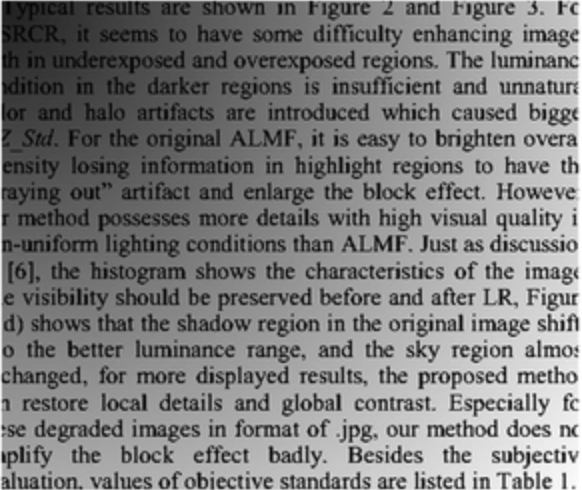
#> input picture Tekst_1.png, 582 x 490 px, found by its file name
$ python domaci.py   (older library calls are emulated)
#> lines starting #> are read from the running program, lines starting #| are printed output that depends on the picture
import cv2
import numpy as np

from skimage import io
import matplotlib.pyplot as plt


#funkcija za srednju osvetljenost
def brightness(img):
    mean_brightness=cv2.mean(img)[0]
    return mean_brightness

def estimate_background_illumination(img, kernel_size):
    kernel=np.ones((kernel_size,kernel_size), np.uint8)
    opening=cv2.morphologyEx(img, cv2.MORPH_OPEN, kernel)
    closing=cv2.morphologyEx(opening, cv2.MORPH_CLOSE, kernel)
    blur=cv2.medianBlur(closing, 21)
    diff=255-cv2.absdiff(img, blur)
    norm_diff=cv2.normalize(diff, None, alpha=0, beta=255, norm_type=cv2.NORM_MINMAX, dtype=cv2.CV_8UC1)
    return norm_diff

def image_sharpening(img):
    kernel=np.array([[-1,-1,-1], [-1,9,-1], [-1,-1,-1]])
    new_img=cv2.filter2D(img, -1, kernel)
    return new_img

def image_binarization(img, tresh):
    for i, row in enumerate(img):
        for j, pixel in enumerate(row):
            if(img[i][j]>225):
                img[i][j]=0
            else:
                img[i][j]=255
    return img


img=cv2.imread("C:\slike\Tekst_1.png")
#> img is the input picture: shape (490, 582, 3); min 3, max 255, mean 125.7
img_gray=cv2.cvtColor(img, cv2.COLOR_RGB2GRAY)
tresh=brightness(img_gray)
#> in brightness, `mean_brightness=cv2.mean(img)[0]`: mean_brightness = 125.7
#> tresh = 125.7


image_brightness=estimate_background_illumination(img,100)
#> in estimate_background_illumination, `opening=cv2.morphologyEx(img, cv2.MORPH_OPEN, kernel)`:
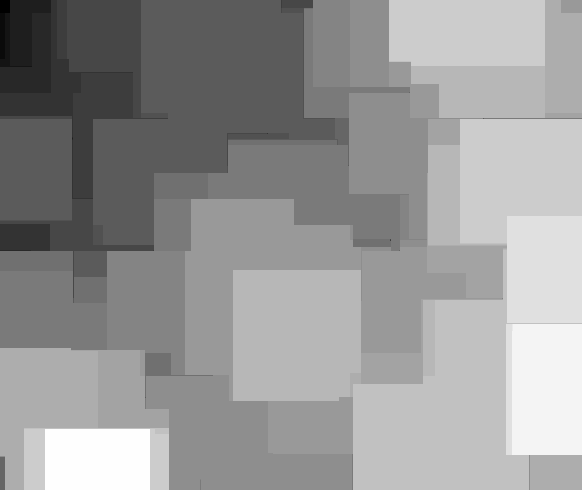
#> opening: shape (490, 582, 3); min 3, max 28, mean 17.8; drawn with min black and max white
#> in estimate_background_illumination, `closing=cv2.morphologyEx(opening, cv2.MORPH_CLOSE, kernel)`:
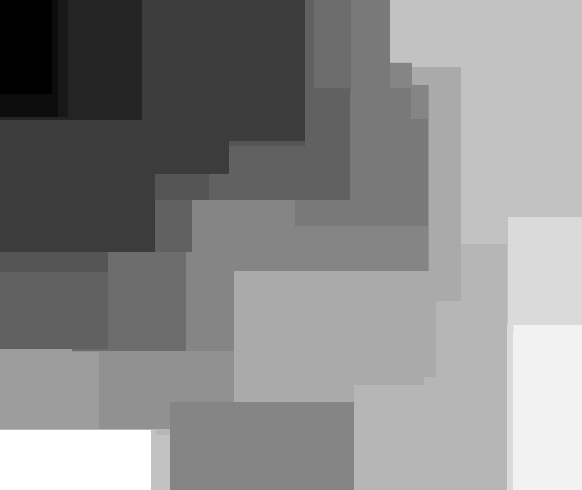
#> closing: shape (490, 582, 3); min 7, max 28, mean 18.4; drawn with min black and max white
#> in estimate_background_illumination, `diff=255-cv2.absdiff(img, blur)`:
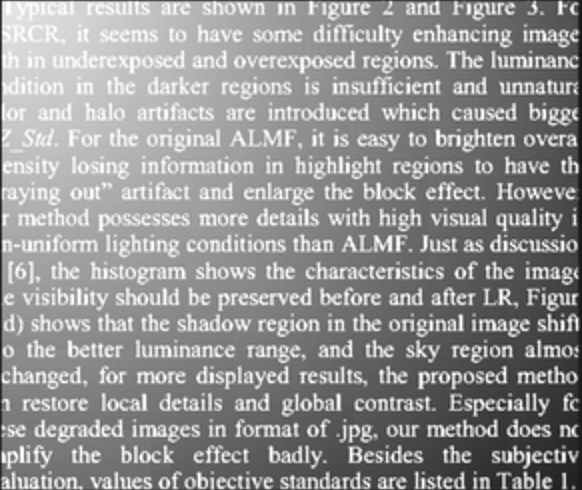
#> diff: shape (490, 582, 3); min 21, max 255, mean 147.7
#end_img=image_binarization(image_sharpening(estimate_background_illumination(img_gray)), tresh)
img_gray2=cv2.cvtColor(image_brightness, cv2.COLOR_RGB2GRAY)

new_img=img-image_brightness
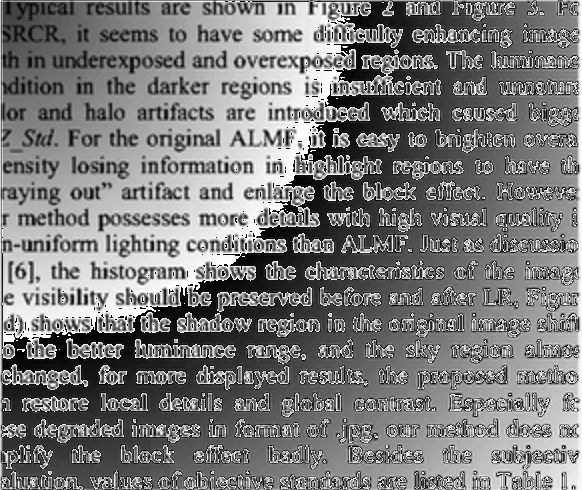
#> new_img: shape (490, 582, 3); min 0, max 255, mean 123

histr=cv2.calcHist(img,[0], None, [255],[0, 255])
#> histr = 255 values, max 51 at index 227, min 0 at index 0, mean 6.84
fig=plt.figure(figsize=(10,7))
fig.add_subplot(2,2,1)
plt.imshow(img, cmap='gray')
fig.add_subplot(2,2,2)
plt.imshow(new_img,cmap='gray')
fig.add_subplot(2,2,3)
plt.imshow(estimate_background_illumination(img,100))
# fig.add_subplot(2,2,4)
# plt.imshow(estimate_background_illumination(img, 200))

print(img)
#> (printed output is left out)
plt.show()

$ run again, with Tekst_2.png copied over Tekst_1.png
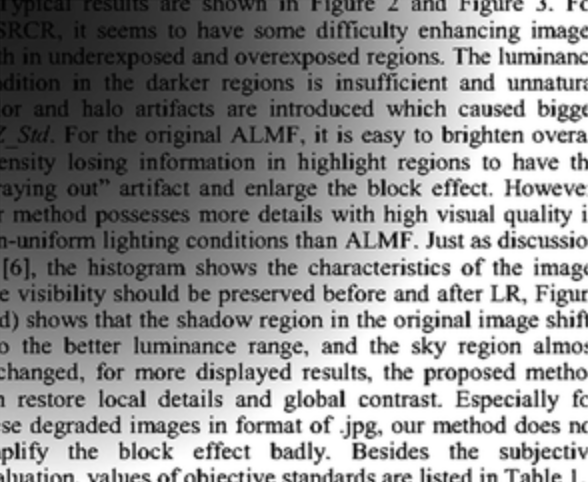
#> input picture Tekst_2.png, 588 x 482 px, found by its file name
#> img is the input picture: shape (482, 588, 3); min 2, max 255, mean 146
#> mean_brightness = 146
#> in estimate_background_illumination, `norm_diff=cv2.normalize(diff, None, alpha=0, beta=255, norm_type=cv2.N..`:
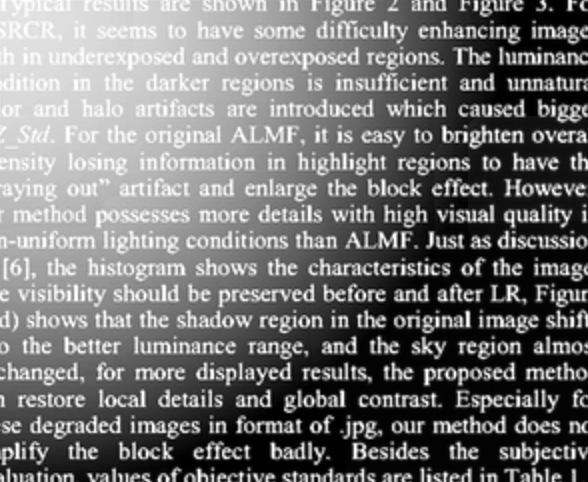
#> norm_diff: shape (482, 588, 3); min 0, max 255, mean 116.4
#> `new_img=img-image_brightness`:
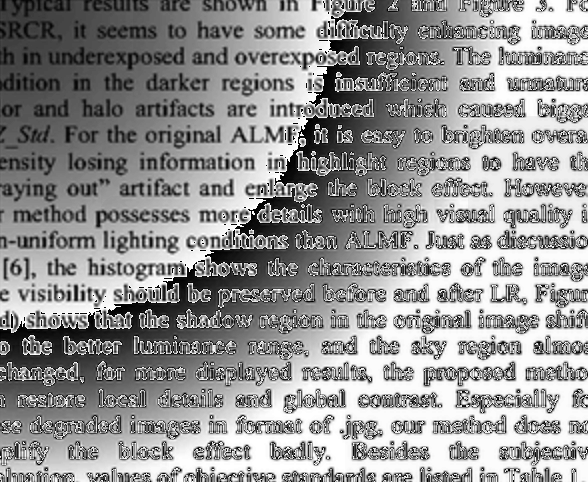
#> new_img: shape (482, 588, 3); min 0, max 255, mean 148
#> histr = 255 values, max 36 at index 32, min 0 at index 0, mean 6.69
#> (printed output is left out)

$ run again, with Tekst_3.png copied over Tekst_1.png
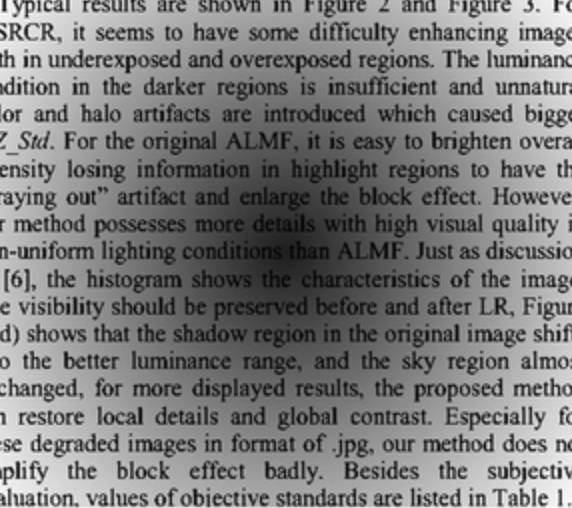
#> input picture Tekst_3.png, 572 x 508 px, found by its file name
#> img is the input picture: shape (508, 572, 3); min 5, max 253, mean 123.4
#> mean_brightness = 123.4
#> in estimate_background_illumination, `norm_diff=cv2.normalize(diff, None, alpha=0, beta=255, norm_type=cv2.N..`:
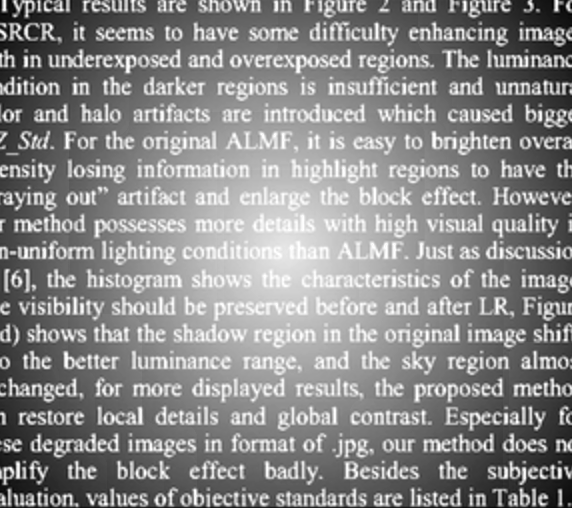
#> norm_diff: shape (508, 572, 3); min 0, max 255, mean 138.2
#> `new_img=img-image_brightness`:
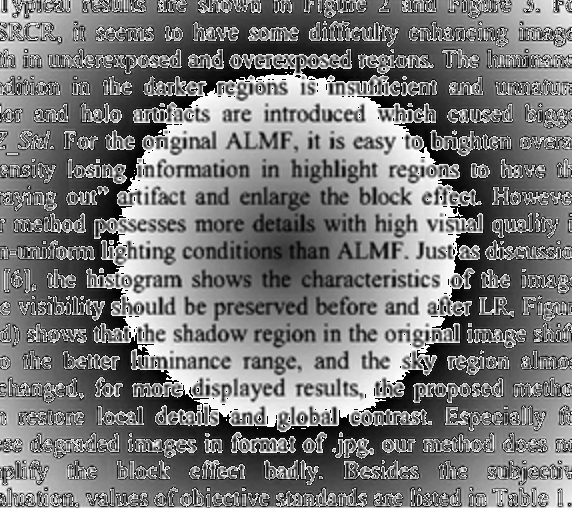
#> new_img: shape (508, 572, 3); min 0, max 255, mean 120.9
#> histr = 255 values, max 36 at index 179, min 0 at index 0, mean 6.73
#> (printed output is left out)

$ run again, with Tekst_4.png copied over Tekst_1.png
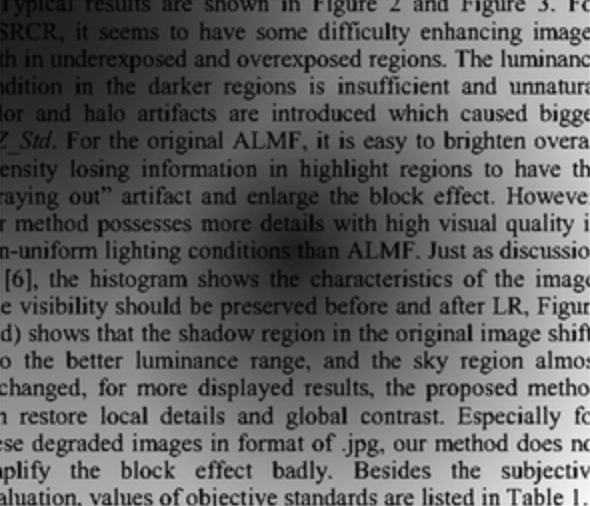
#> input picture Tekst_4.png, 590 x 506 px, found by its file name
#> img is the input picture: shape (506, 590, 3); min 2, max 254, mean 100.9
#> mean_brightness = 100.9
#> in estimate_background_illumination, `norm_diff=cv2.normalize(diff, None, alpha=0, beta=255, norm_type=cv2.N..`:
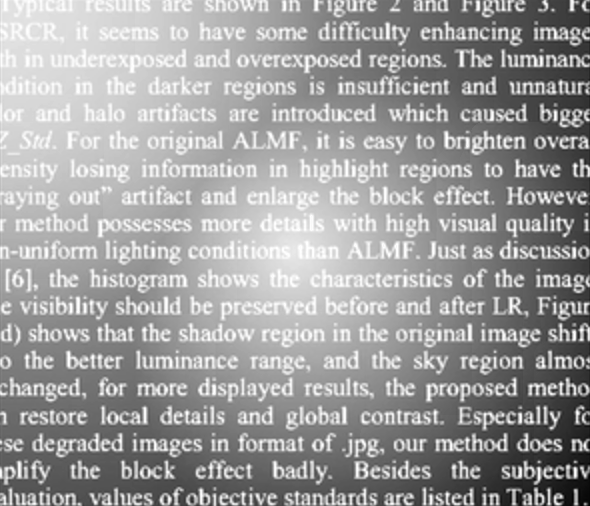
#> norm_diff: shape (506, 590, 3); min 0, max 255, mean 157.7
#> `new_img=img-image_brightness`:
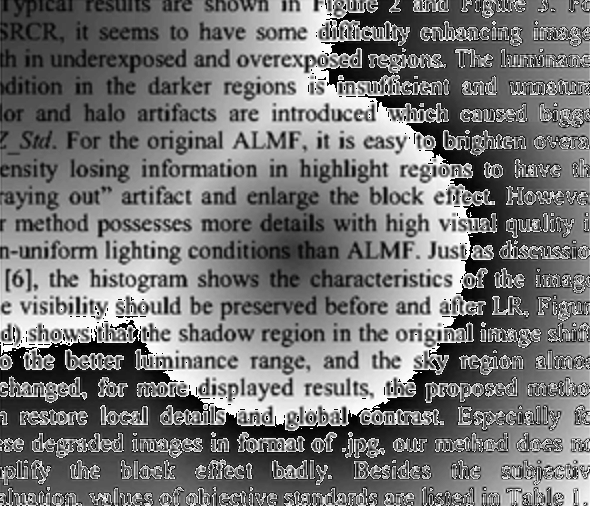
#> new_img: shape (506, 590, 3); min 0, max 255, mean 118.4
#> histr = 255 values, max 45 at index 28, min 0 at index 0, mean 6.94
#> (printed output is left out)
